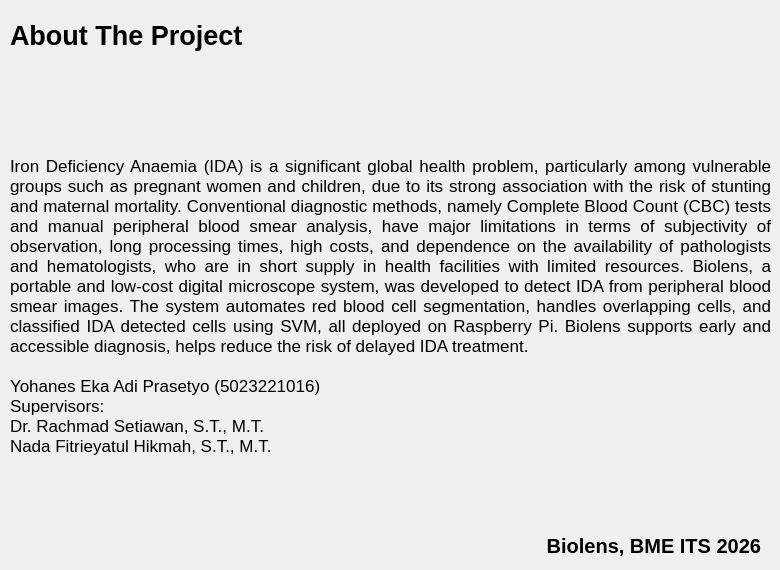
    <widget class="QWidget" name="about_page">
     <widget class="QLabel" name="label_6">
      <property name="geometry">
       <rect>
        <x>10</x>
        <y>20</y>
        <width>321</width>
        <height>31</height>
       </rect>
      </property>
      <property name="font">
       <font>
        <pointsize>20</pointsize>
        <weight>75</weight>
        <bold>true</bold>
       </font>
      </property>
      <property name="text">
       <string>About The Project</string>
      </property>
     </widget>
     <widget class="QLabel" name="label_7">
      <property name="geometry">
       <rect>
        <x>10</x>
        <y>50</y>
        <width>761</width>
        <height>511</height>
       </rect>
      </property>
      <property name="font">
       <font>
        <pointsize>13</pointsize>
        <weight>50</weight>
        <bold>false</bold>
       </font>
      </property>
      <property name="text">
       <string>Iron Deficiency Anaemia (IDA) is a significant global health problem, particularly among vulnerable groups such as pregnant women and children, due to its strong association with the risk of stunting and maternal mortality. Conventional diagnostic methods, namely Complete Blood Count (CBC) tests and manual peripheral blood smear analysis, have major limitations in terms of subjectivity of observation, long processing times, high costs, and dependence on the availability of pathologists and hematologists, who are in short supply in health facilities with limited resources. Biolens, a portable and low-cost digital microscope system, was developed to detect IDA from peripheral blood smear images. The system automates red blood cell segmentation, handles overlapping cells, and classified IDA detected cells using SVM, all deployed on Raspberry Pi. Biolens supports early and accessible diagnosis, helps reduce the risk of delayed IDA treatment.

Yohanes Eka Adi Prasetyo (5023221016)
Supervisors: 
Dr. Rachmad Setiawan, S.T., M.T. 
Nada Fitrieyatul Hikmah, S.T., M.T.</string>
      </property>
      <property name="alignment">
       <set>Qt::AlignJustify|Qt::AlignVCenter</set>
      </property>
      <property name="wordWrap">
       <bool>true</bool>
      </property>
     </widget>
     <widget class="QLabel" name="label_12">
      <property name="geometry">
       <rect>
        <x>430</x>
        <y>530</y>
        <width>331</width>
        <height>31</height>
       </rect>
      </property>
      <property name="font">
       <font>
        <pointsize>15</pointsize>
        <weight>75</weight>
        <bold>true</bold>
       </font>
      </property>
      <property name="text">
       <string>Biolens, BME ITS 2026</string>
      </property>
      <property name="alignment">
       <set>Qt::AlignRight|Qt::AlignTrailing|Qt::AlignVCenter</set>
      </property>
     </widget>
    </widget>
